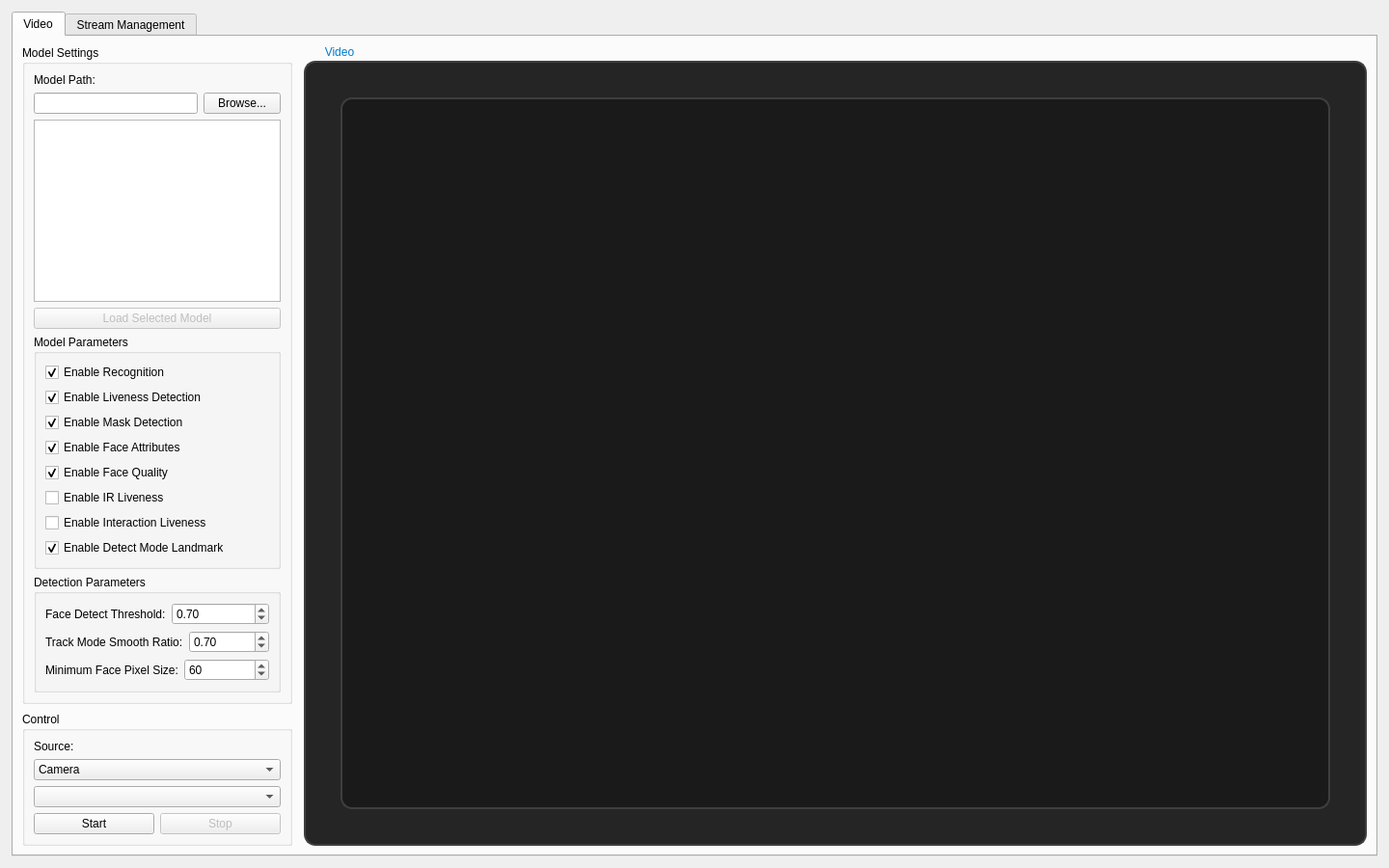
<?xml version="1.0" encoding="UTF-8"?>
<ui version="4.0">
 <class>MainWindow</class>
 <widget class="QMainWindow" name="MainWindow">
  <property name="geometry">
   <rect>
    <x>0</x>
    <y>0</y>
    <width>1440</width>
    <height>900</height>
   </rect>
  </property>
  <property name="minimumSize">
   <size>
    <width>1280</width>
    <height>720</height>
   </size>
  </property>
  <property name="windowTitle">
   <string>Face Detection System</string>
  </property>
  <widget class="QWidget" name="centralWidget">
   <layout class="QVBoxLayout" name="verticalLayout">
    <property name="spacing">
     <number>12</number>
    </property>
    <property name="leftMargin">
     <number>12</number>
    </property>
    <property name="rightMargin">
     <number>12</number>
    </property>
    <property name="topMargin">
     <number>12</number>
    </property>
    <property name="bottomMargin">
     <number>12</number>
    </property>
    <item>
     <widget class="QTabWidget" name="tabWidget">
      <property name="currentIndex">
       <number>0</number>
      </property>
      <widget class="QWidget" name="videoTab">
       <attribute name="title">
        <string>Video</string>
       </attribute>
       <layout class="QHBoxLayout" name="videoTabLayout">
        <property name="spacing">
         <number>12</number>
        </property>
        <item>
         <layout class="QVBoxLayout" name="settingsLayout">
          <property name="spacing">
           <number>8</number>
          </property>
          <item>
           <widget class="QGroupBox" name="modelGroup">
            <property name="sizePolicy">
             <sizepolicy hsizetype="Preferred" vsizetype="Preferred">
              <horstretch>1</horstretch>
              <verstretch>0</verstretch>
             </sizepolicy>
            </property>
            <property name="title">
             <string>Model Settings</string>
            </property>
            <layout class="QVBoxLayout" name="modelLayout">
             <item>
              <widget class="QLabel" name="modelPathLabel">
               <property name="text">
                <string>Model Path:</string>
               </property>
              </widget>
             </item>
             <item>
              <layout class="QHBoxLayout" name="modelPathLayout">
               <item>
                <widget class="QLineEdit" name="modelPathEdit"/>
               </item>
               <item>
                <widget class="QPushButton" name="modelPathButton">
                 <property name="text">
                  <string>Browse...</string>
                 </property>
                </widget>
               </item>
              </layout>
             </item>
             <item>
              <widget class="QListWidget" name="modelListWidget"/>
             </item>
             <item>
              <widget class="QPushButton" name="loadModelButton">
               <property name="text">
                <string>Load Selected Model</string>
               </property>
               <property name="enabled">
                <bool>false</bool>
               </property>
              </widget>
             </item>
             <item>
              <widget class="QGroupBox" name="parameterGroup">
               <property name="title">
                <string>Model Parameters</string>
               </property>
               <layout class="QVBoxLayout" name="parameterLayout">
                <item>
                 <widget class="QCheckBox" name="enableRecognitionCheck">
                  <property name="text">
                   <string>Enable Recognition</string>
                  </property>
                  <property name="checked">
                   <bool>true</bool>
                  </property>
                 </widget>
                </item>
                <item>
                 <widget class="QCheckBox" name="enableLivenessCheck">
                  <property name="text">
                   <string>Enable Liveness Detection</string>
                  </property>
                  <property name="checked">
                   <bool>true</bool>
                  </property>
                 </widget>
                </item>
                <item>
                 <widget class="QCheckBox" name="enableMaskDetectCheck">
                  <property name="text">
                   <string>Enable Mask Detection</string>
                  </property>
                  <property name="checked">
                   <bool>true</bool>
                  </property>
                 </widget>
                </item>
                <item>
                 <widget class="QCheckBox" name="enableFaceAttributeCheck">
                  <property name="text">
                   <string>Enable Face Attributes</string>
                  </property>
                  <property name="checked">
                   <bool>true</bool>
                  </property>
                 </widget>
                </item>
                <item>
                 <widget class="QCheckBox" name="enableFaceQualityCheck">
                  <property name="text">
                   <string>Enable Face Quality</string>
                  </property>
                  <property name="checked">
                   <bool>true</bool>
                  </property>
                 </widget>
                </item>
                <item>
                 <widget class="QCheckBox" name="enableIrLivenessCheck">
                  <property name="text">
                   <string>Enable IR Liveness</string>
                  </property>
                 </widget>
                </item>
                <item>
                 <widget class="QCheckBox" name="enableInteractionLivenessCheck">
                  <property name="text">
                   <string>Enable Interaction Liveness</string>
                  </property>
                 </widget>
                </item>
                <item>
                 <widget class="QCheckBox" name="enableDetectModeLandmarkCheck">
                  <property name="text">
                   <string>Enable Detect Mode Landmark</string>
                  </property>
                  <property name="checked">
                   <bool>true</bool>
                  </property>
                 </widget>
                </item>
               </layout>
              </widget>
             </item>
             <item>
              <widget class="QGroupBox" name="detectionGroup">
               <property name="title">
                <string>Detection Parameters</string>
               </property>
               <layout class="QVBoxLayout" name="detectionLayout">
                <item>
                 <layout class="QHBoxLayout" name="faceDetectThresholdLayout">
                  <item>
                   <widget class="QLabel" name="faceDetectThresholdLabel">
                    <property name="text">
                     <string>Face Detect Threshold:</string>
                    </property>
                   </widget>
                  </item>
                  <item>
                   <widget class="QDoubleSpinBox" name="faceDetectThresholdSpin">
                    <property name="minimum">
                     <double>0.0</double>
                    </property>
                    <property name="maximum">
                     <double>1.0</double>
                    </property>
                    <property name="singleStep">
                     <double>0.1</double>
                    </property>
                    <property name="value">
                     <double>0.7</double>
                    </property>
                   </widget>
                  </item>
                 </layout>
                </item>
                <item>
                 <layout class="QHBoxLayout" name="trackModeSmoothRatioLayout">
                  <item>
                   <widget class="QLabel" name="trackModeSmoothRatioLabel">
                    <property name="text">
                     <string>Track Mode Smooth Ratio:</string>
                    </property>
                   </widget>
                  </item>
                  <item>
                   <widget class="QDoubleSpinBox" name="trackModeSmoothRatioSpin">
                    <property name="minimum">
                     <double>0.0</double>
                    </property>
                    <property name="maximum">
                     <double>1.0</double>
                    </property>
                    <property name="singleStep">
                     <double>0.1</double>
                    </property>
                    <property name="value">
                     <double>0.7</double>
                    </property>
                   </widget>
                  </item>
                 </layout>
                </item>
                <item>
                 <layout class="QHBoxLayout" name="filterMinimumFacePixelSizeLayout">
                  <item>
                   <widget class="QLabel" name="filterMinimumFacePixelSizeLabel">
                    <property name="text">
                     <string>Minimum Face Pixel Size:</string>
                    </property>
                   </widget>
                  </item>
                  <item>
                   <widget class="QSpinBox" name="filterMinimumFacePixelSizeSpin">
                    <property name="minimum">
                     <number>0</number>
                    </property>
                    <property name="maximum">
                     <number>1000</number>
                    </property>
                    <property name="singleStep">
                     <number>10</number>
                    </property>
                    <property name="value">
                     <number>60</number>
                    </property>
                   </widget>
                  </item>
                 </layout>
                </item>
               </layout>
              </widget>
             </item>
            </layout>
           </widget>
          </item>
          <item>
           <widget class="QGroupBox" name="controlGroup">
            <property name="title">
             <string>Control</string>
            </property>
            <layout class="QVBoxLayout" name="controlLayout">
             <item>
              <widget class="QLabel" name="sourceLabel">
               <property name="text">
                <string>Source:</string>
               </property>
              </widget>
             </item>
             <item>
              <widget class="QComboBox" name="sourceComboBox">
               <item>
                <property name="text">
                 <string>Camera</string>
                </property>
               </item>
               <item>
                <property name="text">
                 <string>RTSP Stream</string>
                </property>
               </item>
              </widget>
             </item>
             <item>
              <widget class="QComboBox" name="streamComboBox"/>
             </item>
             <item>
              <layout class="QHBoxLayout" name="controlButtonLayout">
               <item>
                <widget class="QPushButton" name="startButton">
                 <property name="text">
                  <string>Start</string>
                 </property>
                </widget>
               </item>
               <item>
                <widget class="QPushButton" name="stopButton">
                 <property name="text">
                  <string>Stop</string>
                 </property>
                 <property name="enabled">
                  <bool>false</bool>
                 </property>
                </widget>
               </item>
              </layout>
             </item>
            </layout>
           </widget>
          </item>
         </layout>
        </item>
        <item>
         <widget class="QGroupBox" name="videoGroup">
          <property name="sizePolicy">
           <sizepolicy hsizetype="Expanding" vsizetype="Expanding">
            <horstretch>2</horstretch>
            <verstretch>0</verstretch>
           </sizepolicy>
          </property>
          <property name="title">
           <string>Video</string>
          </property>
          <property name="styleSheet">
           <string notr="true">
            QGroupBox {
              background: #252526;
              border: 2px solid #3E3E3E;
              border-radius: 12px;
              padding: 24px;
              margin-top: 16px;
            }
            QGroupBox::title {
              color: #007ACC;
              subcontrol-origin: margin;
              left: 12px;
              padding: 0 8px;
            }
           </string>
          </property>
          <layout class="QVBoxLayout" name="videoLayout">
           <property name="spacing">
            <number>0</number>
           </property>
           <property name="leftMargin">
            <number>12</number>
           </property>
           <property name="topMargin">
            <number>12</number>
           </property>
           <property name="rightMargin">
            <number>12</number>
           </property>
           <property name="bottomMargin">
            <number>12</number>
           </property>
           <item>
            <widget class="VideoWidget" name="videoWidget">
             <property name="sizePolicy">
              <sizepolicy hsizetype="Expanding" vsizetype="Expanding">
               <horstretch>1</horstretch>
               <verstretch>1</verstretch>
              </sizepolicy>
             </property>
             <property name="minimumSize">
              <size>
               <width>640</width>
               <height>480</height>
              </size>
             </property>
             <property name="styleSheet">
              <string notr="true">
               QWidget {
                 background: #1A1A1A;
                 border: 2px solid #3E3E3E;
                 border-radius: 12px;
               }
              </string>
             </property>
            </widget>
           </item>
          </layout>
         </widget>
        </item>
       </layout>
      </widget>
      <widget class="QWidget" name="streamTab">
       <attribute name="title">
        <string>Stream Management</string>
       </attribute>
       <layout class="QVBoxLayout" name="streamTabLayout">
        <property name="spacing">
         <number>8</number>
        </property>
        <property name="leftMargin">
         <number>12</number>
        </property>
        <property name="rightMargin">
         <number>12</number>
        </property>
        <property name="topMargin">
         <number>12</number>
        </property>
        <property name="bottomMargin">
         <number>12</number>
        </property>
        <item>
         <widget class="QTableWidget" name="streamTable">
          <property name="frameShape">
           <enum>QFrame::NoFrame</enum>
          </property>
          <property name="showGrid">
           <bool>false</bool>
          </property>
          <property name="sortingEnabled">
           <bool>true</bool>
          </property>
          <attribute name="horizontalHeaderStretchLastSection">
           <bool>true</bool>
          </attribute>
          <attribute name="verticalHeaderVisible">
           <bool>false</bool>
          </attribute>
          <column>
           <property name="text">
            <string>Name</string>
           </property>
          </column>
          <column>
           <property name="text">
            <string>URL</string>
           </property>
          </column>
         </widget>
        </item>
        <item>
         <layout class="QHBoxLayout" name="streamInputLayout">
          <item>
           <widget class="QLineEdit" name="streamNameEdit">
            <property name="placeholderText">
             <string>Stream Name</string>
            </property>
           </widget>
          </item>
          <item>
           <widget class="QLineEdit" name="streamUrlEdit">
            <property name="placeholderText">
             <string>RTSP URL</string>
            </property>
           </widget>
          </item>
          <item>
           <widget class="QPushButton" name="addStreamButton">
            <property name="text">
             <string>Add Stream</string>
            </property>
           </widget>
          </item>
          <item>
           <widget class="QPushButton" name="removeStreamButton">
            <property name="text">
             <string>Remove Selected</string>
            </property>
           </widget>
          </item>
         </layout>
        </item>
       </layout>
      </widget>
     </widget>
    </item>
   </layout>
  </widget>
 </widget>
 <customwidgets>
  <customwidget>
   <class>VideoWidget</class>
   <extends>QWidget</extends>
   <header>src/ui/videowidget.h</header>
  </customwidget>
 </customwidgets>
 <resources/>
 <connections/>
</ui>
